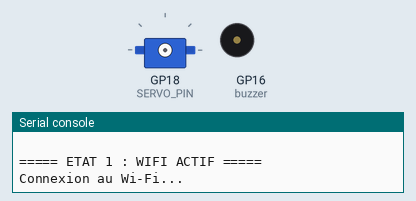
Simulated run of this program. Board: Raspberry Pi Pico running MicroPython. Parts: servo, buzzer (waves = sounding), the last lines printed to the serial console. WiFi joins after 1.5 s; the clock reads 2024-03-15 10:24:30 at power-on unless the program sets it; servo angles are drawn from the pulse width (0.5 ms = 0°, 2.5 ms = 180°); deep sleep restarts the program when it ends.

Above: at 0.1 s.
At 108.61 s:
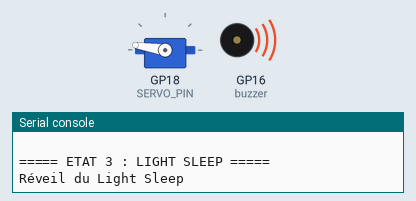
Timing chart, 0 to 110.3 s (numbered marks = the images above):
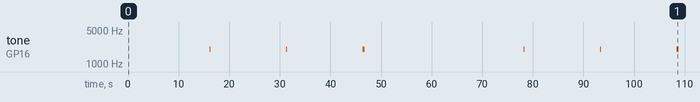

Measured:
- by itself, tone on GP16 (buzzer): plays 2000 Hz for 0.15 s, 2000 Hz for 0.15 s, 2000 Hz for 0.30 s, 2000 Hz for 0.15 s, 2000 Hz for 0.15 s, 2000 Hz for 0.30 s

The program:

main.py
```python
import network
import ntptime
import time
import machine
from machine import Pin, PWM

# ==============================
# CONFIGURATION
# ==============================

SSID = "electroProjectWifi"
PASSWORD = "B1MesureEnv"

UTC = 1  # Belgique : 1 hiver, 2 été

BUZZER_PIN = 16
SERVO_PIN = 18

STATE_DURATION = 15  # secondes

next_servo_move_time = 0

# ==============================
# INITIALISATION
# ==============================

wlan = network.WLAN(network.STA_IF)

buzzer = PWM(Pin(BUZZER_PIN))
buzzer.freq(2000)
buzzer.duty_u16(0)

# ==============================
# BUZZER
# ==============================

def beep(duration=150, frequency=2000):
    buzzer.freq(frequency)
    buzzer.duty_u16(32768)
    time.sleep_ms(duration)
    buzzer.duty_u16(0)


# ==============================
# WIFI
# ==============================

def connect_wifi():
    wlan.active(True)

    print("Connexion au Wi-Fi...")
    wlan.connect(SSID, PASSWORD)

    timeout = 20
    start = time.time()

    while not wlan.isconnected():
        if time.time() - start > timeout:
            wlan.active(False)
            raise RuntimeError("Wi-Fi timeout")

        time.sleep_ms(500)
        print(".", end="")

    print("\nWi-Fi connecté !")
    print("IP :", wlan.ifconfig()[0])


def disconnect_wifi():
    print("Déconnexion du Wi-Fi...")
    wlan.disconnect()
    wlan.active(False)


# ==============================
# SYNCHRONISATION NTP
# ==============================

def synchronize_time():
    try:
        ntptime.settime()
        print("Heure synchronisée !")
        return True

    except Exception as e:
        print("Erreur NTP :", e)
        return False


def get_local_time():
    return time.localtime(time.time() + UTC * 3600)


def print_time():
    t = get_local_time()

    print("{:02d}:{:02d}:{:02d}".format(
        t[3], t[4], t[5]
    ))


# ==============================
# SERVO
# ==============================

def servo_control(angle):
    angle = max(0, min(180, angle))

    pwm = PWM(Pin(SERVO_PIN))
    pwm.freq(50)

    # Impulsion entre 500 et 2500 µs
    pulse_us = 500 + (angle / 180) * 2000

    duty = int(pulse_us * 65535 / 20000)
    pwm.duty_u16(duty)

    time.sleep_ms(500)
    pwm.deinit()


def hour_on_servo():
    global next_servo_move_time

    t = get_local_time()

    # Heure convertie en minutes sur 12 heures
    minutes = (t[3] % 12) * 60 + t[4]

    # Conversion en angle
    angle = int(minutes * 180 / 720)

    servo_control(angle)

    # Prochain mouvement dans 4 minutes
    next_servo_move_time = time.time() + 240

    print("Servo positionné :", angle, "degrés")


# ==============================
# ETAT 1 : WIFI ACTIF
# ==============================

def state_wifi():
    print("\n===== ETAT 1 : WIFI ACTIF =====")

    try:
        connect_wifi()
    except Exception as e:
        print("Erreur Wi-Fi :", e)

    if wlan.isconnected():
        synchronize_time()

    start = time.time()
    last_sync = time.time()

    while time.time() - start < STATE_DURATION:

        # Synchronisation NTP toutes les 10 secondes
        if wlan.isconnected() and time.time() - last_sync >= 10:
            synchronize_time()
            last_sync = time.time()

        print_time()

        if time.time() >= next_servo_move_time:
            hour_on_servo()

        time.sleep_ms(1000)

    disconnect_wifi()
    beep()


# ==============================
# ETAT 2 : MODE AUTONOME
# ==============================

def state_autonomous():
    print("\n===== ETAT 2 : MODE AUTONOME =====")

    wlan.disconnect()
    wlan.active(False)
    wlan.deinit()


    start = time.time()

    while time.time() - start < STATE_DURATION:

        print_time()

        if time.time() >= next_servo_move_time:
            hour_on_servo()

        time.sleep_ms(1000)

    beep()


# ==============================
# ETAT 3 : LIGHT SLEEP
# ==============================

def state_light_sleep():
    print("\n===== ETAT 3 : LIGHT SLEEP =====")

    wlan.active(False)
    buzzer.duty_u16(0)

    # Veille légère de 30 secondes
    machine.lightsleep(STATE_DURATION * 1000)

    print("Réveil du Light Sleep")
    beep()


# ==============================
# ETAT 4 : DEEP SLEEP
# ==============================

def state_deep_sleep():
    print("\n===== ETAT 4 : DEEP SLEEP =====")

    wlan.active(False)
    buzzer.duty_u16(0)

    # Signal sonore avant la veille
    beep()

    print("Entrée en Deep Sleep pour 15 secondes...")

    # Sur RP2040, cette fonction provoque
    # une veille suivie d'un redémarrage.
    machine.deepsleep(STATE_DURATION * 1000)


# ==============================
# PROGRAMME PRINCIPAL
# ==============================

print("\nDémarrage du système")

# Au réveil du Deep Sleep, le programme redémarre.
# WDT_RESET permet de détecter ce redémarrage.
if machine.reset_cause() == machine.WDT_RESET:
    print("Réveil après Deep Sleep")
    beep()

while True:

    # ETAT 1
    state_wifi()

    # ETAT 2
    state_autonomous()

    # ETAT 3
    state_light_sleep()

    # ETAT 4
    state_deep_sleep()

    # Le programme reprend au démarrage
    # après le Deep Sleep.
```
